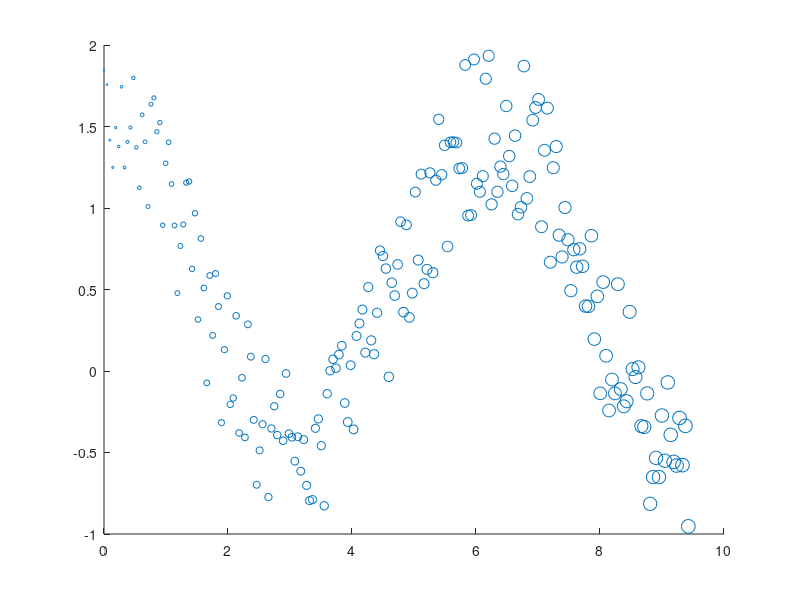

The MATLAB source for this figure: (Note: this script raises an error after producing the figure.)
%=============================================================================
% Copyright (c) 2016-present Allan CORNET (Nelson)
%=============================================================================
% This file is part of Nelson.
%=============================================================================
% LICENCE_BLOCK_BEGIN
% SPDX-License-Identifier: LGPL-3.0-or-later
% LICENCE_BLOCK_END
%=============================================================================
% <--ADV-CLI MODE-->
%=============================================================================
close all
%=============================================================================
rng('default') % For reproducibility
figure();
x = linspace(0, 3 * pi, 200);
y = cos(x) + rand(1, 200);
sz = linspace(1, 100, 200);
s = scatter(x, y, sz);
asserts.isequal(s.Marker, 'o');
asserts.isequal(s.MarkerEdgeColor, 'flat');
asserts.isequal(s.MarkerFaceColor, 'none');
asserts.isequal(s.LineWidth, 0.5000);
asserts.isequal(s.XData, x);
asserts.isequal(s.YData, y);
asserts.isequal(s.SizeData, sz);
asserts.isequal(s.CData, [0.0660 0.4430 0.7450]);
%=============================================================================
close all
%=============================================================================
